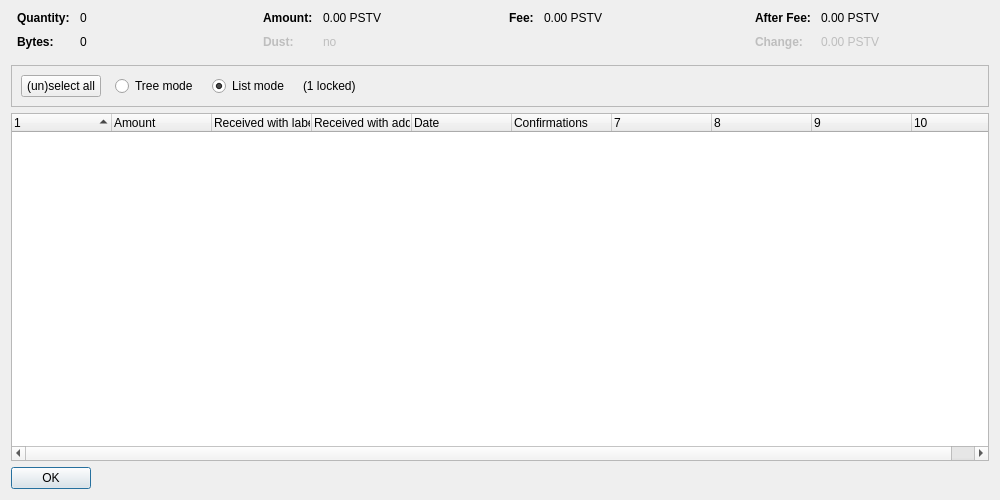
<?xml version="1.0" encoding="UTF-8"?>
<ui version="4.0">
 <class>CoinControlDialog</class>
 <widget class="QDialog" name="CoinControlDialog">
  <property name="geometry">
   <rect>
    <x>0</x>
    <y>0</y>
    <width>1000</width>
    <height>500</height>
   </rect>
  </property>
  <property name="windowTitle">
   <string>Coin Selection</string>
  </property>
  <layout class="QVBoxLayout" name="verticalLayout">
   <item>
    <layout class="QHBoxLayout" name="horizontalLayoutTop" stretch="0,0,0,0">
     <property name="topMargin">
      <number>0</number>
     </property>
     <property name="bottomMargin">
      <number>10</number>
     </property>
     <item>
      <layout class="QFormLayout" name="formLayoutCoinControl1">
       <property name="horizontalSpacing">
        <number>10</number>
       </property>
       <property name="verticalSpacing">
        <number>10</number>
       </property>
       <property name="leftMargin">
        <number>6</number>
       </property>
       <property name="rightMargin">
        <number>6</number>
       </property>
       <item row="0" column="0">
        <widget class="QLabel" name="labelCoinControlQuantityText">
         <property name="font">
          <font>
           <weight>75</weight>
           <bold>true</bold>
          </font>
         </property>
         <property name="text">
          <string>Quantity:</string>
         </property>
        </widget>
       </item>
       <item row="0" column="1">
        <widget class="QLabel" name="labelCoinControlQuantity">
         <property name="cursor">
          <cursorShape>IBeamCursor</cursorShape>
         </property>
         <property name="contextMenuPolicy">
          <enum>Qt::ActionsContextMenu</enum>
         </property>
         <property name="text">
          <string notr="true">0</string>
         </property>
         <property name="textInteractionFlags">
          <set>Qt::LinksAccessibleByMouse|Qt::TextSelectableByKeyboard|Qt::TextSelectableByMouse</set>
         </property>
        </widget>
       </item>
       <item row="1" column="0">
        <widget class="QLabel" name="labelCoinControlBytesText">
         <property name="font">
          <font>
           <weight>75</weight>
           <bold>true</bold>
          </font>
         </property>
         <property name="text">
          <string>Bytes:</string>
         </property>
        </widget>
       </item>
       <item row="1" column="1">
        <widget class="QLabel" name="labelCoinControlBytes">
         <property name="cursor">
          <cursorShape>IBeamCursor</cursorShape>
         </property>
         <property name="contextMenuPolicy">
          <enum>Qt::ActionsContextMenu</enum>
         </property>
         <property name="text">
          <string notr="true">0</string>
         </property>
         <property name="textInteractionFlags">
          <set>Qt::LinksAccessibleByMouse|Qt::TextSelectableByKeyboard|Qt::TextSelectableByMouse</set>
         </property>
        </widget>
       </item>
      </layout>
     </item>
     <item>
      <layout class="QFormLayout" name="formLayoutCoinControl2">
       <property name="horizontalSpacing">
        <number>10</number>
       </property>
       <property name="verticalSpacing">
        <number>10</number>
       </property>
       <property name="leftMargin">
        <number>6</number>
       </property>
       <property name="rightMargin">
        <number>6</number>
       </property>
       <item row="0" column="0">
        <widget class="QLabel" name="labelCoinControlAmountText">
         <property name="font">
          <font>
           <weight>75</weight>
           <bold>true</bold>
          </font>
         </property>
         <property name="text">
          <string>Amount:</string>
         </property>
        </widget>
       </item>
       <item row="0" column="1">
        <widget class="QLabel" name="labelCoinControlAmount">
         <property name="cursor">
          <cursorShape>IBeamCursor</cursorShape>
         </property>
         <property name="contextMenuPolicy">
          <enum>Qt::ActionsContextMenu</enum>
         </property>
         <property name="text">
          <string notr="true">0.00 PSTV</string>
         </property>
         <property name="textInteractionFlags">
          <set>Qt::LinksAccessibleByMouse|Qt::TextSelectableByKeyboard|Qt::TextSelectableByMouse</set>
         </property>
        </widget>
       </item>
       <item row="1" column="0">
        <widget class="QLabel" name="labelCoinControlLowOutputText">
         <property name="enabled">
          <bool>false</bool>
         </property>
         <property name="font">
          <font>
           <weight>75</weight>
           <bold>true</bold>
          </font>
         </property>
         <property name="text">
          <string>Dust:</string>
         </property>
        </widget>
       </item>
       <item row="1" column="1">
        <widget class="QLabel" name="labelCoinControlLowOutput">
         <property name="enabled">
          <bool>false</bool>
         </property>
         <property name="cursor">
          <cursorShape>IBeamCursor</cursorShape>
         </property>
         <property name="contextMenuPolicy">
          <enum>Qt::ActionsContextMenu</enum>
         </property>
         <property name="text">
          <string notr="true">no</string>
         </property>
         <property name="textInteractionFlags">
          <set>Qt::LinksAccessibleByMouse|Qt::TextSelectableByKeyboard|Qt::TextSelectableByMouse</set>
         </property>
        </widget>
       </item>
      </layout>
     </item>
     <item>
      <layout class="QFormLayout" name="formLayoutCoinControl3">
       <property name="horizontalSpacing">
        <number>10</number>
       </property>
       <property name="verticalSpacing">
        <number>10</number>
       </property>
       <property name="leftMargin">
        <number>6</number>
       </property>
       <property name="rightMargin">
        <number>6</number>
       </property>
       <item row="0" column="0">
        <widget class="QLabel" name="labelCoinControlFeeText">
         <property name="font">
          <font>
           <weight>75</weight>
           <bold>true</bold>
          </font>
         </property>
         <property name="text">
          <string>Fee:</string>
         </property>
        </widget>
       </item>
       <item row="0" column="1">
        <widget class="QLabel" name="labelCoinControlFee">
         <property name="cursor">
          <cursorShape>IBeamCursor</cursorShape>
         </property>
         <property name="contextMenuPolicy">
          <enum>Qt::ActionsContextMenu</enum>
         </property>
         <property name="text">
          <string notr="true">0.00 PSTV</string>
         </property>
         <property name="textInteractionFlags">
          <set>Qt::LinksAccessibleByMouse|Qt::TextSelectableByKeyboard|Qt::TextSelectableByMouse</set>
         </property>
        </widget>
       </item>
      </layout>
     </item>
     <item>
      <layout class="QFormLayout" name="formLayoutCoinControl4">
       <property name="horizontalSpacing">
        <number>10</number>
       </property>
       <property name="verticalSpacing">
        <number>10</number>
       </property>
       <property name="leftMargin">
        <number>6</number>
       </property>
       <property name="rightMargin">
        <number>6</number>
       </property>
       <item row="0" column="0">
        <widget class="QLabel" name="labelCoinControlAfterFeeText">
         <property name="font">
          <font>
           <weight>75</weight>
           <bold>true</bold>
          </font>
         </property>
         <property name="text">
          <string>After Fee:</string>
         </property>
        </widget>
       </item>
       <item row="0" column="1">
        <widget class="QLabel" name="labelCoinControlAfterFee">
         <property name="cursor">
          <cursorShape>IBeamCursor</cursorShape>
         </property>
         <property name="contextMenuPolicy">
          <enum>Qt::ActionsContextMenu</enum>
         </property>
         <property name="text">
          <string notr="true">0.00 PSTV</string>
         </property>
         <property name="textInteractionFlags">
          <set>Qt::LinksAccessibleByMouse|Qt::TextSelectableByKeyboard|Qt::TextSelectableByMouse</set>
         </property>
        </widget>
       </item>
       <item row="1" column="0">
        <widget class="QLabel" name="labelCoinControlChangeText">
         <property name="enabled">
          <bool>false</bool>
         </property>
         <property name="font">
          <font>
           <weight>75</weight>
           <bold>true</bold>
          </font>
         </property>
         <property name="text">
          <string>Change:</string>
         </property>
        </widget>
       </item>
       <item row="1" column="1">
        <widget class="QLabel" name="labelCoinControlChange">
         <property name="enabled">
          <bool>false</bool>
         </property>
         <property name="cursor">
          <cursorShape>IBeamCursor</cursorShape>
         </property>
         <property name="contextMenuPolicy">
          <enum>Qt::ActionsContextMenu</enum>
         </property>
         <property name="text">
          <string notr="true">0.00 PSTV</string>
         </property>
         <property name="textInteractionFlags">
          <set>Qt::LinksAccessibleByMouse|Qt::TextSelectableByKeyboard|Qt::TextSelectableByMouse</set>
         </property>
        </widget>
       </item>
      </layout>
     </item>
    </layout>
   </item>
   <item>
    <widget class="QFrame" name="frame">
     <property name="minimumSize">
      <size>
       <width>0</width>
       <height>40</height>
      </size>
     </property>
     <property name="frameShape">
      <enum>QFrame::StyledPanel</enum>
     </property>
     <property name="frameShadow">
      <enum>QFrame::Sunken</enum>
     </property>
     <layout class="QHBoxLayout" name="horizontalLayout">
      <item>
       <layout class="QHBoxLayout" name="horizontalLayoutPanel" stretch="0,0,0,0,0">
        <property name="spacing">
         <number>14</number>
        </property>
        <item>
         <widget class="QPushButton" name="pushButtonSelectAll">
          <property name="sizePolicy">
           <sizepolicy hsizetype="Maximum" vsizetype="Fixed">
            <horstretch>0</horstretch>
            <verstretch>0</verstretch>
           </sizepolicy>
          </property>
          <property name="text">
           <string>(un)select all</string>
          </property>
          <property name="autoDefault">
           <bool>false</bool>
          </property>
         </widget>
        </item>
        <item>
         <widget class="QRadioButton" name="radioTreeMode">
          <property name="sizePolicy">
           <sizepolicy hsizetype="Maximum" vsizetype="Fixed">
            <horstretch>0</horstretch>
            <verstretch>0</verstretch>
           </sizepolicy>
          </property>
          <property name="text">
           <string>Tree mode</string>
          </property>
         </widget>
        </item>
        <item>
         <widget class="QRadioButton" name="radioListMode">
          <property name="sizePolicy">
           <sizepolicy hsizetype="Maximum" vsizetype="Fixed">
            <horstretch>0</horstretch>
            <verstretch>0</verstretch>
           </sizepolicy>
          </property>
          <property name="text">
           <string>List mode</string>
          </property>
          <property name="checked">
           <bool>true</bool>
          </property>
         </widget>
        </item>
        <item>
         <widget class="QLabel" name="labelLocked">
          <property name="text">
           <string notr="true">(1 locked)</string>
          </property>
         </widget>
        </item>
        <item>
         <spacer name="horizontalSpacer">
          <property name="orientation">
           <enum>Qt::Horizontal</enum>
          </property>
          <property name="sizeHint" stdset="0">
           <size>
            <width>40</width>
            <height>20</height>
           </size>
          </property>
         </spacer>
        </item>
       </layout>
      </item>
     </layout>
    </widget>
   </item>
   <item>
    <widget class="CoinControlTreeWidget" name="treeWidget">
     <property name="contextMenuPolicy">
      <enum>Qt::CustomContextMenu</enum>
     </property>
     <property name="sortingEnabled">
      <bool>false</bool>
     </property>
     <property name="columnCount">
      <number>10</number>
     </property>
     <attribute name="headerShowSortIndicator" stdset="0">
      <bool>true</bool>
     </attribute>
     <attribute name="headerStretchLastSection">
      <bool>false</bool>
     </attribute>
     <column>
      <property name="text">
       <string/>
      </property>
     </column>
     <column>
      <property name="text">
       <string>Amount</string>
      </property>
     </column>
     <column>
      <property name="text">
       <string>Received with label</string>
      </property>
     </column>
     <column>
      <property name="text">
       <string>Received with address</string>
      </property>
     </column>
     <column>
      <property name="text">
       <string>Date</string>
      </property>
     </column>
     <column>
      <property name="text">
       <string>Confirmations</string>
      </property>
      <property name="toolTip">
       <string>Confirmed</string>
      </property>
     </column>
     <column>
      <property name="text">
       <string/>
      </property>
     </column>
     <column>
      <property name="text">
       <string/>
      </property>
     </column>
     <column>
      <property name="text">
       <string/>
      </property>
     </column>
     <column>
      <property name="text">
       <string/>
      </property>
     </column>
    </widget>
   </item>
   <item>
    <widget class="QDialogButtonBox" name="buttonBox">
     <property name="sizePolicy">
      <sizepolicy hsizetype="Maximum" vsizetype="Fixed">
       <horstretch>0</horstretch>
       <verstretch>0</verstretch>
      </sizepolicy>
     </property>
     <property name="orientation">
      <enum>Qt::Horizontal</enum>
     </property>
     <property name="standardButtons">
      <set>QDialogButtonBox::Ok</set>
     </property>
    </widget>
   </item>
  </layout>
 </widget>
 <customwidgets>
  <customwidget>
   <class>CoinControlTreeWidget</class>
   <extends>QTreeWidget</extends>
   <header>qt/coincontroltreewidget.h</header>
  </customwidget>
 </customwidgets>
 <resources/>
 <connections/>
</ui>
